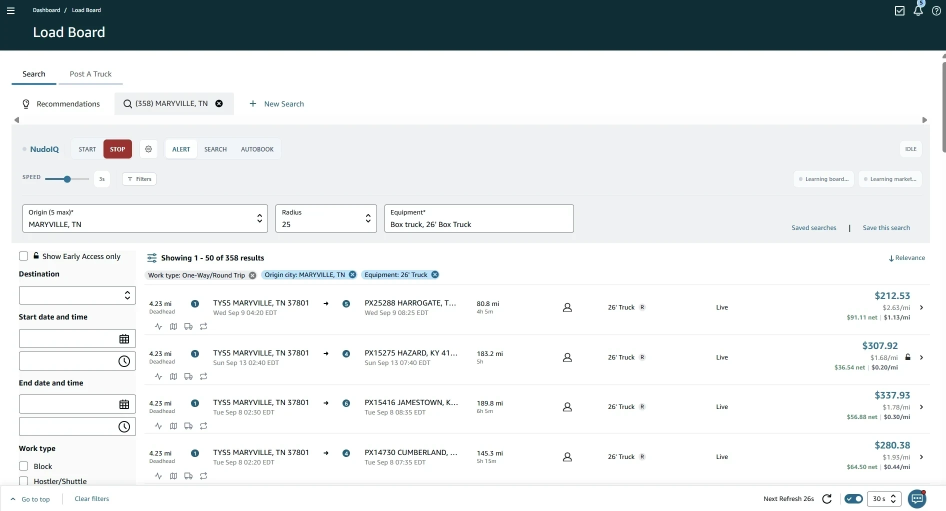
#> input picture assets/shot-hero-loadboard.webp, 1892 x 1021 px (shown at 1/2 size)
$ python _annotate.py
#> lines starting #> are read from the running program, lines starting #| are printed output that depends on the picture
#!/usr/bin/env python
"""Annotate a product screenshot: ring the feature, magnify it, join the two.

At panel size a 12px icon on a 1892px screenshot is invisible, so the reader
cannot tell where the feature lives. This draws a ring around the real icon, a
magnified inset of it, and a leader line between them.

    python _annotate.py

Icon x-centres in shot-hero-loadboard.webp, per load row (y ~652):
    316 activity/price history · 346 map/Real Miles · 376 truck/Post Truck · 406 swap/Backhaul
"""
from PIL import Image, ImageDraw, ImageFont
import pathlib

HERE  = pathlib.Path(__file__).parent
FONTS = pathlib.Path(r"C:\Users\caleb\AppData\Local\Microsoft\Windows\Fonts")
BLUE, INK, WHITE = (51, 102, 255), (22, 22, 22), (255, 255, 255)

def annotate(src, out, icon_xy, crop, label, zoom=7, ring_r=15):
    """crop = region of the source to show; icon_xy = icon centre in SOURCE coords."""
#> called with src = 'shot-hero-loadboard.webp', out = 'shot-realmiles.webp', icon_xy = (346, 652), crop = (150, 578, 1500, 672), label = 'Open in Google Maps', zoom = 7, ring_r = 15
    im = Image.open(HERE / src).convert("RGB")
#> im is the input picture: PIL image 1892x1021 RGB; mean R, G, B 223.5, 227.3, 228.5
    x0, y0, x1, y1 = crop
    base = im.crop(crop)
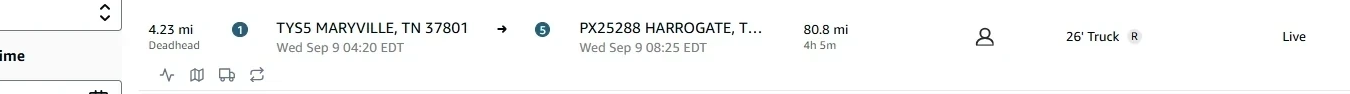
#> base: PIL image 1350x94 RGB; mean R, G, B 248.1, 248.7, 248.6
    W, H = base.size
#> W = 1350; H = 94

    r = 19                                     # tight on the single icon
    mag = im.crop((icon_xy[0]-r, icon_xy[1]-r, icon_xy[0]+r, icon_xy[1]+r))
    mag = mag.resize((r*2*zoom, r*2*zoom), Image.LANCZOS)
#> mag: PIL image 266x266 RGB

    M, LABEL_H = 28, 46                        # margin, room for the caption
    canvas = Image.new("RGB", (W, H + mag.height + M*2 + LABEL_H), WHITE)
#> canvas: PIL image 1350x462 RGB; every value is 255
    canvas.paste(base, (0, 0))
    d = ImageDraw.Draw(canvas)

    cx, cy = icon_xy[0] - x0, icon_xy[1] - y0
    d.ellipse([cx-ring_r, cy-ring_r, cx+ring_r, cy+ring_r], outline=BLUE, width=4)

    ix = W - mag.width - M                     # inset sits below the board, right-aligned
#> ix = 1056
    iy = H + M
#> iy = 122
    d.line([(cx, cy+ring_r), (ix + mag.width//2, iy)], fill=BLUE, width=4)
    d.rounded_rectangle([ix-7, iy-7, ix+mag.width+7, iy+mag.height+7],
                        radius=16, fill=WHITE, outline=BLUE, width=5)
    canvas.paste(mag, (ix, iy))
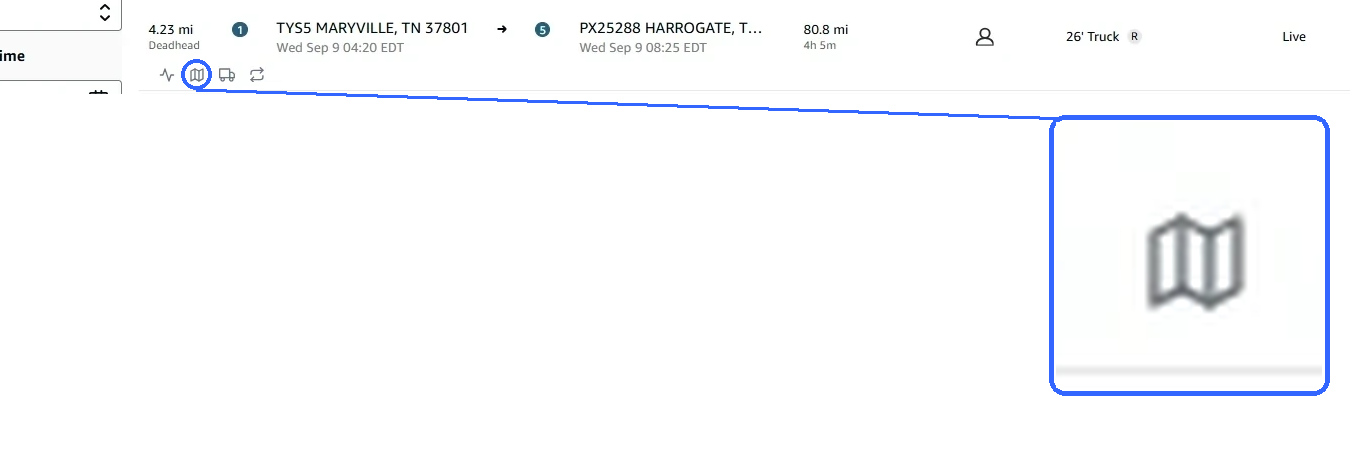
#> canvas: PIL image 1350x462 RGB; mean R, G, B 249.7, 250.6, 252.6

    f = ImageFont.truetype(str(FONTS / "Inter-SemiBold.otf"), 30)
    tw = d.textlength(label, font=f)
#> tw = 320.8
    d.text((ix + (mag.width-tw)/2, iy + mag.height + 18), label, font=f, fill=BLUE)

    canvas.save(HERE / out, "WEBP", quality=92, method=6)
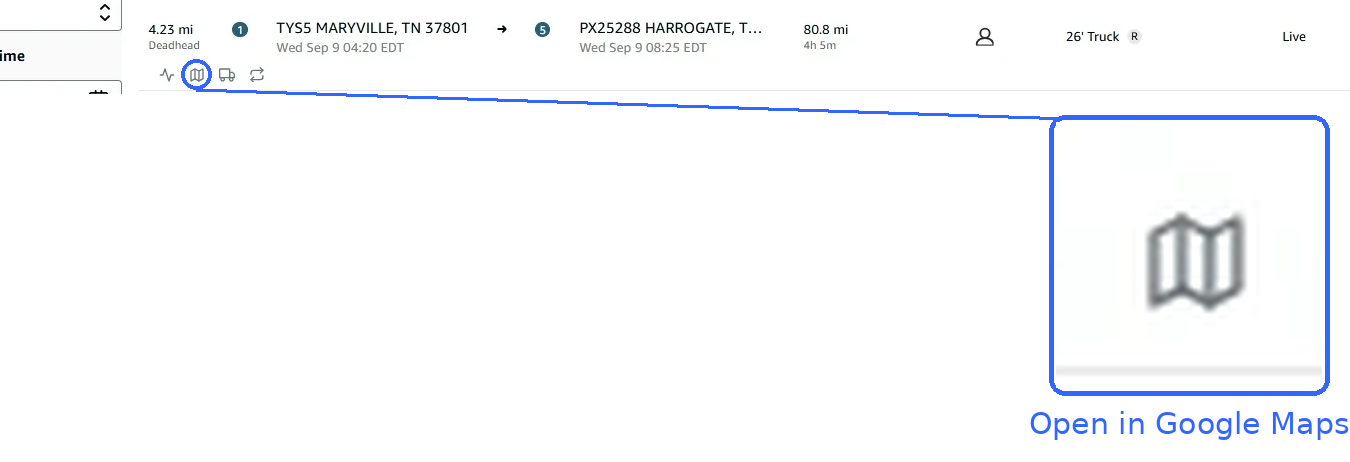
#> saved as shot-realmiles.webp: PIL image 1350x462 RGB; mean R, G, B 249, 250.1, 252.6
    print(f"  {out}  {canvas.size}")
#|   shot-realmiles.webp  (1350, 462)

if __name__ == "__main__":
    SRC = "shot-hero-loadboard.webp"
    ROWS = (150, 578, 1500, 672)          # the load row and its action icons, nothing else
    annotate(SRC, "shot-realmiles.webp",  (346, 652), ROWS, "Open in Google Maps")
    annotate(SRC, "shot-backhaul-icon.webp", (406, 652), ROWS, "Find backhaul")
#> call 2 of annotate, with src = 'shot-hero-loadboard.webp', out = 'shot-backhaul-icon.webp', icon_xy = (406, 652), crop = (150, 578, 1500, 672), label = 'Find backhaul', zoom = 7, ring_r = 15
#> in annotate (call 2), `mag = mag.resize((r*2*zoom, r*2*zoom), Image.LANCZOS)`:
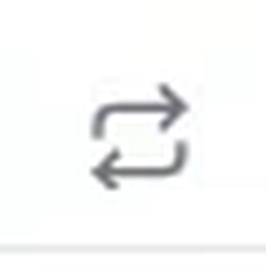
#> mag: PIL image 266x266 RGB; mean R, G, B 247.5, 248.2, 248.1
#> in annotate (call 2), `tw = d.textlength(label, font=f)`: tw = 207
#> in annotate (call 2), `canvas.save(HERE / out, "WEBP", quality=92, method=6)`:
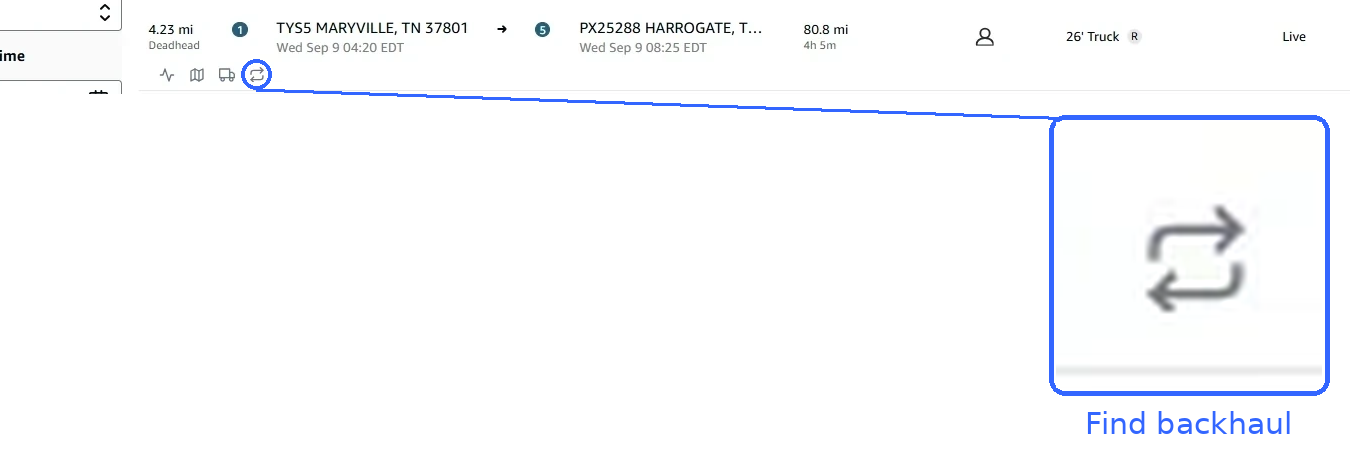
#> saved as shot-backhaul-icon.webp: PIL image 1350x462 RGB; mean R, G, B 249.7, 250.6, 252.9
#|   shot-backhaul-icon.webp  (1350, 462)
    annotate(SRC, "shot-posttruck-icon.webp", (376, 652), ROWS, "Post truck")
#> call 3 of annotate, with src = 'shot-hero-loadboard.webp', out = 'shot-posttruck-icon.webp', icon_xy = (376, 652), crop = (150, 578, 1500, 672), label = 'Post truck', zoom = 7, ring_r = 15
#> in annotate (call 3), `mag = mag.resize((r*2*zoom, r*2*zoom), Image.LANCZOS)`:
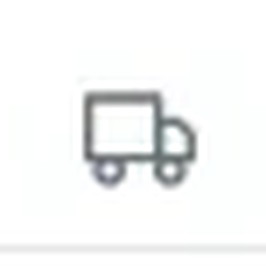
#> mag: PIL image 266x266 RGB; mean R, G, B 244.4, 245.5, 245.5
#> in annotate (call 3), `tw = d.textlength(label, font=f)`: tw = 149.3
#> in annotate (call 3), `canvas.save(HERE / out, "WEBP", quality=92, method=6)`:
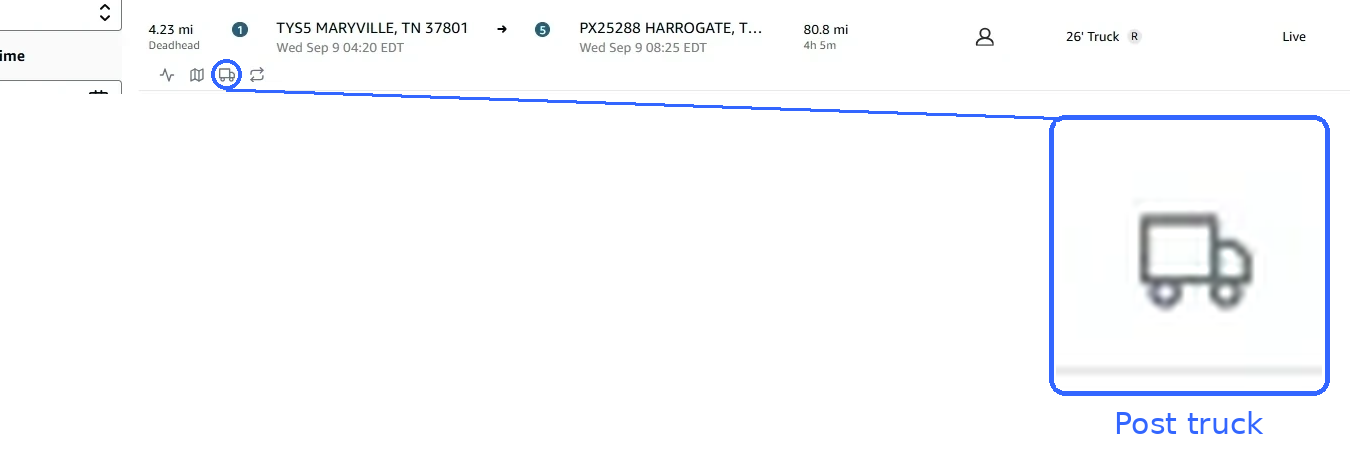
#> saved as shot-posttruck-icon.webp: PIL image 1350x462 RGB; mean R, G, B 249.4, 250.4, 252.6
#|   shot-posttruck-icon.webp  (1350, 462)

$ run again, with assets/bid-advisor.webp copied over assets/shot-hero-loadboard.webp
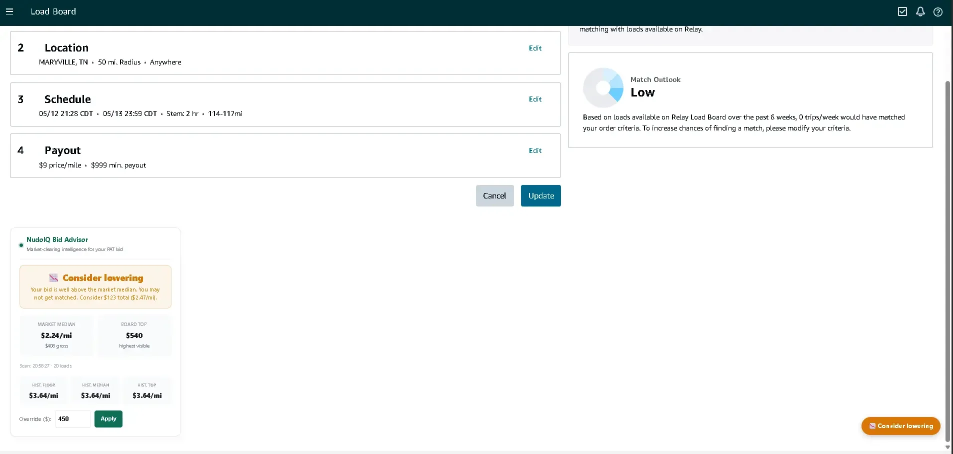
#> input picture assets/bid-advisor.webp, 1905 x 908 px (shown at 1/2 size)
#> in annotate, im is the input picture: PIL image 1905x908 RGB; mean R, G, B 236, 238.7, 238.6
#> tw = 320.8
#|   shot-realmiles.webp  (1350, 462)
#|   shot-backhaul-icon.webp  (1350, 462)
#> in annotate (call 3), `mag = mag.resize((r*2*zoom, r*2*zoom), Image.LANCZOS)`:
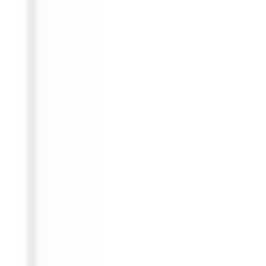
#> mag: PIL image 266x266 RGB; mean R, G, B 253.7, 253.7, 253.7
#> tw = 149.3
#> in annotate (call 3), `canvas.save(HERE / out, "WEBP", quality=92, method=6)`:
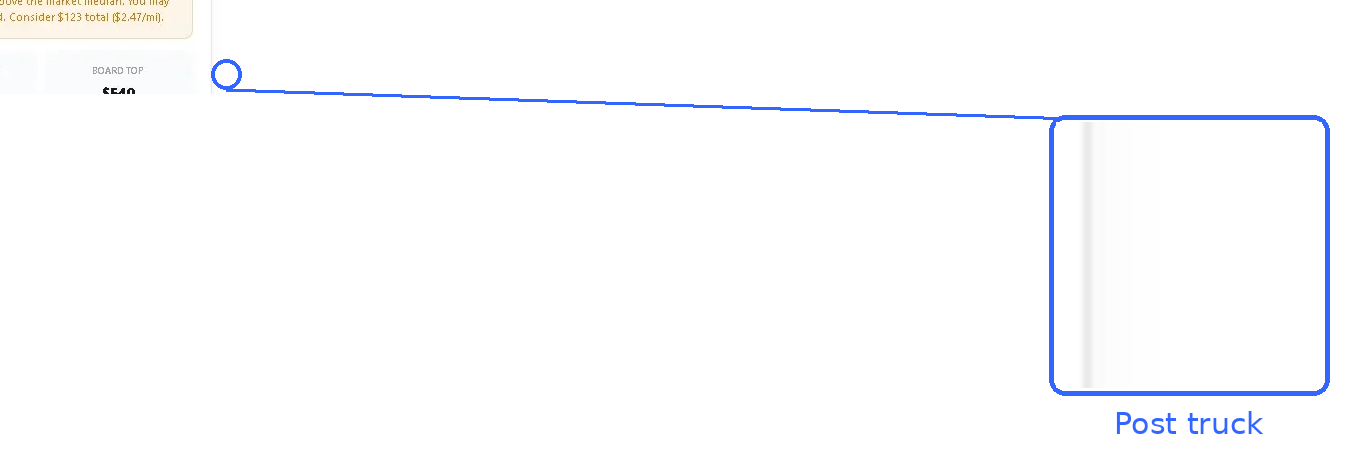
#> saved as shot-posttruck-icon.webp: PIL image 1350x462 RGB; mean R, G, B 251.6, 252.2, 254.2
#|   shot-posttruck-icon.webp  (1350, 462)

$ run again, with assets/dispute-engine.webp copied over assets/shot-hero-loadboard.webp
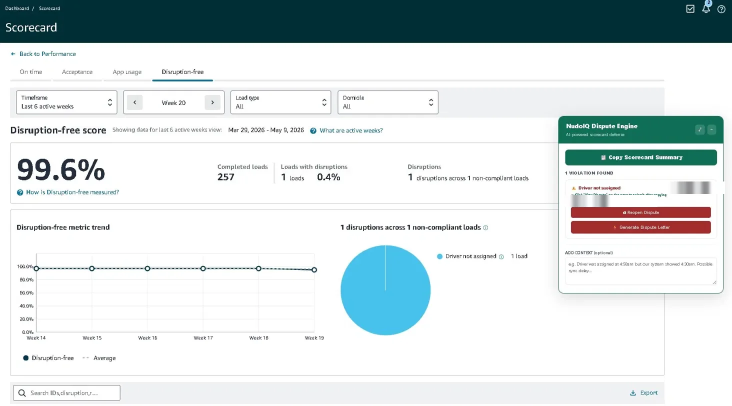
#> input picture assets/dispute-engine.webp, 1463 x 812 px (shown at 1/2 size)
#> in annotate, im is the input picture: PIL image 1463x812 RGB; mean R, G, B 212, 220.8, 222
#> in annotate, `base = im.crop(crop)`:
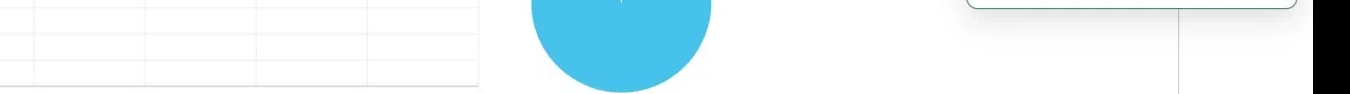
#> base: PIL image 1350x94 RGB; mean R, G, B 226.5, 239.5, 243.8
#> tw = 320.8
#|   shot-realmiles.webp  (1350, 462)
#|   shot-backhaul-icon.webp  (1350, 462)
#> tw = 149.3
#> in annotate (call 3), `canvas.save(HERE / out, "WEBP", quality=92, method=6)`:
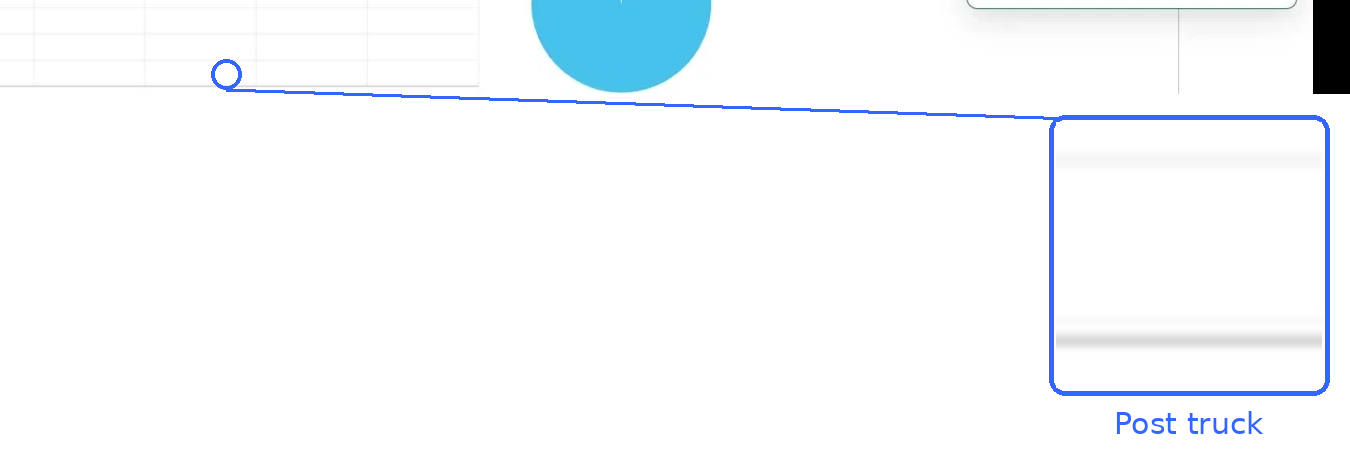
#> saved as shot-posttruck-icon.webp: PIL image 1350x462 RGB; mean R, G, B 245.9, 249.3, 252.4
#|   shot-posttruck-icon.webp  (1350, 462)
